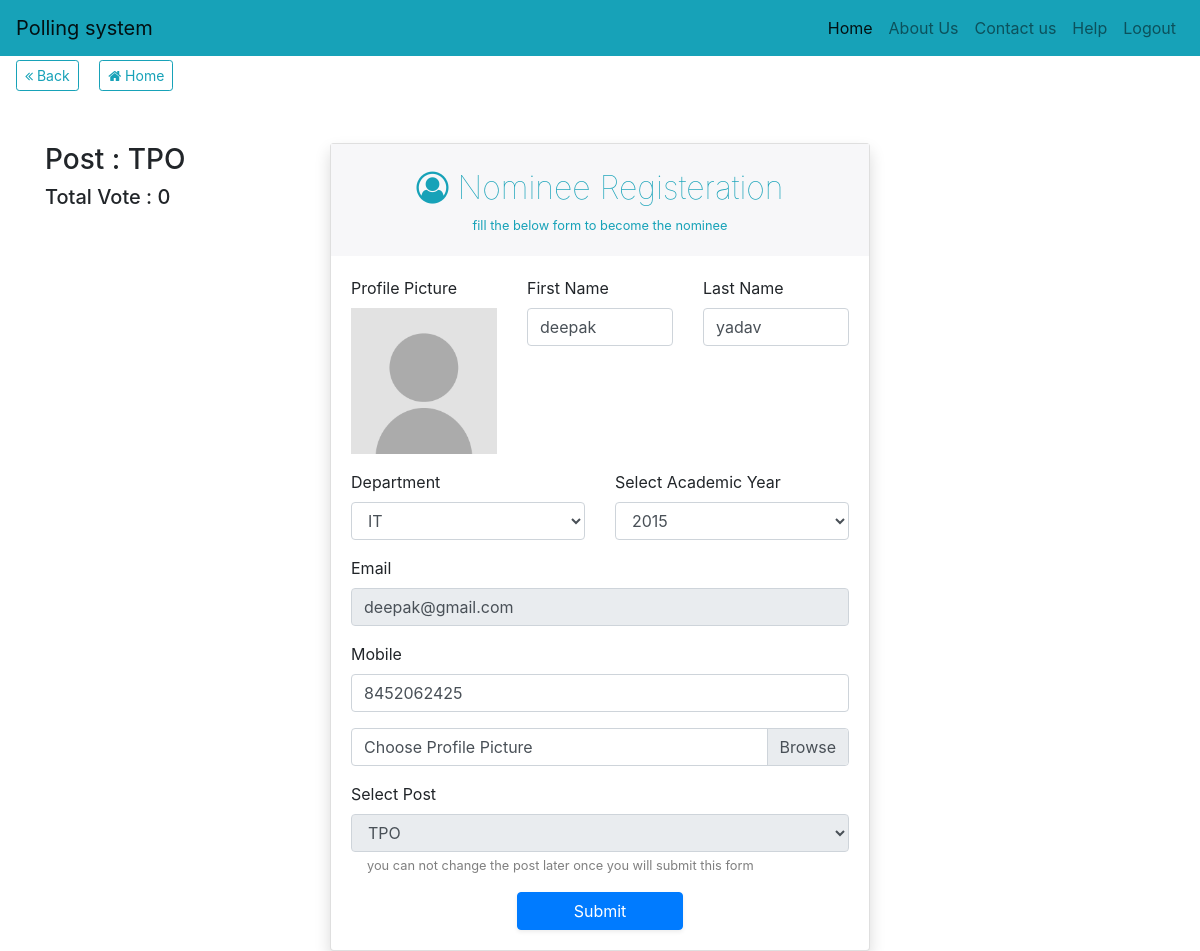
The page /Students/nominees_registration.php (signed in) on the database as committed earlier.
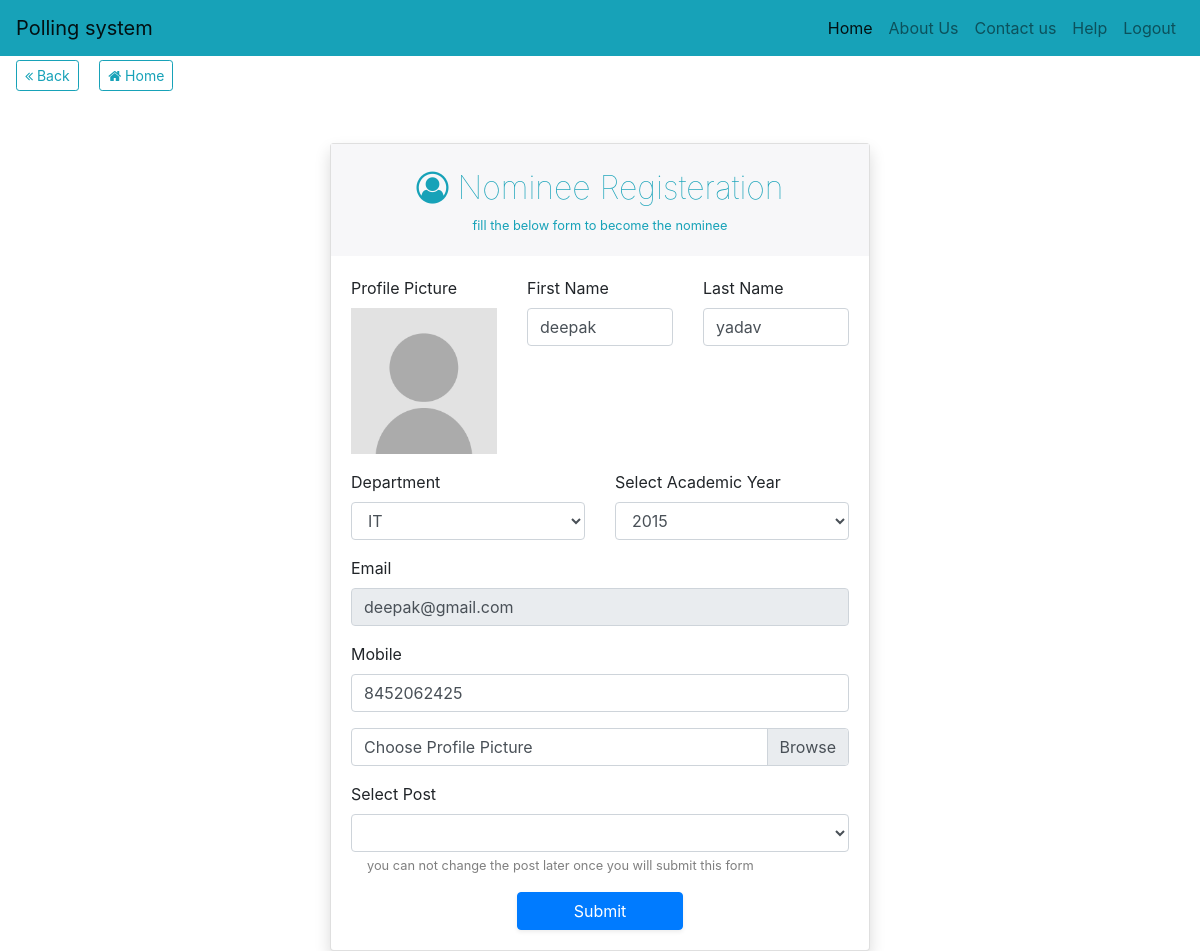
The same page on the database as committed later.
### tables this page shows
CREATE TABLE `register` (
  `id` int(11) NOT NULL,
  `user_type` varchar(255) NOT NULL,
  `first_name` varchar(255) NOT NULL,
  `last_name` varchar(255) NOT NULL,
  `email` varchar(255) NOT NULL,
  `mobile_no` varchar(255) NOT NULL,
  `password` varchar(300) NOT NULL,
  `department` varchar(255) NOT NULL,
  `year` varchar(100) NOT NULL,
  `otp` int(255) NOT NULL,
  `is_nominee` varchar(100) NOT NULL,
  `profile_pic` varchar(500) NOT NULL,
  `post` varchar(255) NOT NULL,
  `status` varchar(255) DEFAULT NULL
);

### common/functions.php (called while the page is built, shortened)
<?php
function get_user_by_email($conn,$email){
  $sql="SELECT * from register where  email='$email'";
  $result=mysqli_query($conn,$sql);
  $count=mysqli_fetch_assoc($result);
  return $count;
}
function total_vote($conn,$email){
$sql="SELECT DISTINCT(voter) from voting_details where  voted='$email'";
  $result=mysqli_query($conn,$sql);
  $count=mysqli_num_rows($result);
  return $count;
}
?>

### Students/nominees_registration.php (the view, shortened to what this page needs)
<?php
include_once('../database/connection.php');
include_once('../common/header.php');
include_once('../common/functions.php');
  	$email=$_SESSION['user_id'];
  	$nominee=get_user_by_email($conn,$email);
  	 ?>
<div class="container">
<div class=" row position-relative mt-5">
	<div class=" col-md-3 ">
		<?php if($nominee['post']){
  	$vote=total_vote($conn,$email,$nominee['post']);
			?>
			<h3>Post : <?php echo $nominee['post'];?> </h3>
			<h5>Total Vote : <?php echo $vote;?> </h5>
			<?php }?>
	</div>
	<div class=" col-md-6 ">
	<div class="card shadow">
  <div class="card-header  font-weight-lighter text-info text-center" >
  	 <div style="font-size: 2em;"><span class="fa fa-user-circle-o"></span> Nominee Registeration  </div>
  	<small>fill the below form to become the nominee</small>
</div>
  <div class="card-body">
<form action="<?php echo app_path; ?>submit.php" method="post" enctype="multipart/form-data">
	<div class="row">
      <div class="col-sm-4 col-12">
  <div class="form-group">
    <label >Profile Picture </label>
    <img  src="<?php echo $nominee['profile_pic']?app_path.$nominee['profile_pic']:app_path.'uploaded/user.jpg' ?>" class="img-fluid w-100">
  </div>
  </div>
	<div class="col-sm-4 col-12">
  <div class="form-group">
    <label for="f_name">First Name</label>
    <input type="text" class="form-control" id="f_name" name="f_name"  value="<?php echo $nominee['first_name'] ?>">
  </div>
  </div>
  	<div class="col-sm-4 col-12">
  <div class="form-group">
    <label for="l_name">Last Name</label>
    <input type="text" class="form-control" id="l_name" name="l_name" value="<?php echo $nominee['last_name'] ?>">
  </div>
  </div>
</div>
<div class="row">
	<div class="col-sm-6 col-12">
  <div class="form-group">
    <label for="department">Department</label>
<select class="form-control" name="department" >
	<option value="<?php echo $nominee['department'] ?>"><?php echo $nominee['department'] ?></option>
</select>
  </div>
  </div>
  	<div class="col-sm-6 col-12">
  <div class="form-group">
    <label for="year">Select Academic Year</label>
<select class="form-control" name="year" >
		<option value="<?php echo $nominee['year'] ?>"><?php echo $nominee['year'] ?></option>
</select>
  </div>
  </div>
</div>
	<div class="row">
	<div class="col-12">
  <div class="form-group">
    <label for="email">Email</label>
    <input type="email" readonly class="form-control" id="email" name="email" value="<?php echo $nominee['email'] ?>">
  </div>
  </div>
  </div>
    <div class="row">
  <div class="col-12">
  <div class="form-group">
    <label for="number">Mobile</label>
    <input type="number" class="form-control" id="number" name="number" value="<?php echo $nominee['mobile_no'] ?>">
  </div>
  </div>
  </div>
      <div class="row">
  <div class="col-12">
  <div class="form-group">
  <div class="custom-file">
  <label class="custom-file-label" for="profile_pic">Choose Profile Picture</label>
</div>
  </div>
  </div>
  </div>
  <div class="row">
  <div class="col-12">
  <div class="form-group">
  <label for="year">Select Post </label>
<select class="form-control" name="post" <?php echo $nominee['post']?'disabled':''?> >
	<option value="<?php echo $nominee['post'] ?>"><?php echo $nominee['post'] ?></option>
	<option value="chair person">chair person</option>
</select>
<small class="text-black-50 pl-3">you can not change the post later once you will submit this form</small>
  </div>
  </div>
  </div>
  <button type="submit" class="btn btn-primary mx-auto d-block col-md-4 shadow-sm" name="submit_nominee_register">Submit</button>
</form>
</div>
</div>
</div>
</div>
</div>
<?php include_once('../common/footer.php'); ?>

### common/header.php (shortened to what this page needs)
<!DOCTYPE html>
<html>
<head>
    <link rel="stylesheet" href="<?php echo app_path; ?>assets/css/bootstrap.min.css">
    <link rel="stylesheet" href="<?php echo app_path; ?>assets/css/style.css">
    <link rel="stylesheet" href="<?php echo app_path; ?>assets/font-awesome/css/font-awesome.min.css">
</head>
<body>
 <nav class="navbar navbar-light navbar-expand-lg bg-info">
 <a class="navbar-brand" href="<?php echo app_path; ?>">Polling system</a>
  <div class="collapse navbar-collapse " id="navbarNavDropdown">
    <ul class="navbar-nav ml-auto">
      <li class="nav-item active">
        <a class="nav-link" href="<?php echo app_path; ?>">Home <span class="sr-only">(current)</span></a>
      </li>
      <li class="nav-item">
        <a class="nav-link" href="#">About Us</a>
      </li>
      <li class="nav-item">
        <a class="nav-link" href="#">Contact us</a>
      </li>
      <li class="nav-item">
        <a class="nav-link" href="#">Help</a>
      </li>
      <?php if(isset($_SESSION['user_id'])){?>
  <li class="nav-item">
        <a class="nav-link" href="<?php echo app_path; ?>logout.php">Logout</a>
      </li>
    <?php }?>
    </ul>
  </div>
</nav>
      <?php if(isset($_SESSION['user_id'])){?>
  <button onclick="window.history.back();" class="btn btn-sm btn-outline-info mt-1 ml-3 mb-1"><span class="fa fa-angle-double-left"> </span> Back</button>
  <a href="index.php" class="btn btn-sm btn-outline-info mt-1 ml-3 mb-1"><span class="fa fa-home"> </span> Home</a>
<?php } ?>

### common/footer.php (shortened to what this page needs)
</body>
</html>

### assets/css/style.css (style rules this page uses)
a { transition: .5s; }
.card-header:first-child { border-radius: 0; }
.card-header { background-color: #f7f7f9; margin-bottom: 0; padding: 20px 1.25rem; border:none; }

Rows that differ between the two databases and show on the page:
changed register "deepak": post "TPO" → (not shown)
Other text that changed with them:
$vote: "0" → (not shown)
text no longer shown: "Post : Total Vote :"
